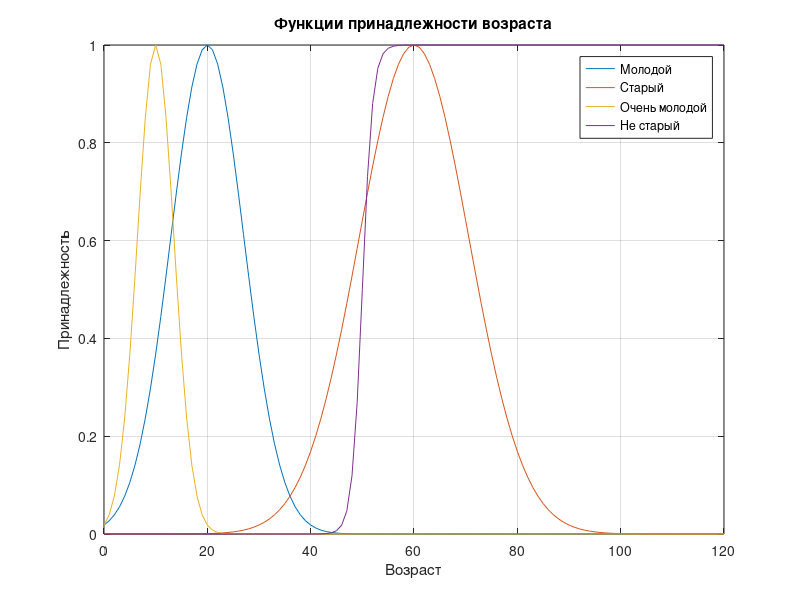

The MATLAB script that drew this image:
% Задача 2: Возраст от 0 до 120
U = 0:120;

% Функции принадлежности
%Определяет степень принадлежности каждого члена пространства рассуждения 
% к данному нечёткому множеству.
mu_A = exp(-((U - 20)  / 10).^2); % Молодой
mu_B = exp(-((U - 60) / 15).^2); % Старый
mu_C = exp(-((U - 10) / 5).^2);  % Очень молодой
mu_D = 1 ./ (1 + exp(-(U - 50))); % Не старый

% Графики
figure;
plot(U, mu_A, 'DisplayName', 'Молодой');
hold on;
plot(U, mu_B, 'DisplayName', 'Старый');
plot(U, mu_C, 'DisplayName', 'Очень молодой');
plot(U, mu_D, 'DisplayName', 'Не старый');
legend;
title('Функции принадлежности возраста');
xlabel('Возраст');
ylabel('Принадлежность');
grid on;
